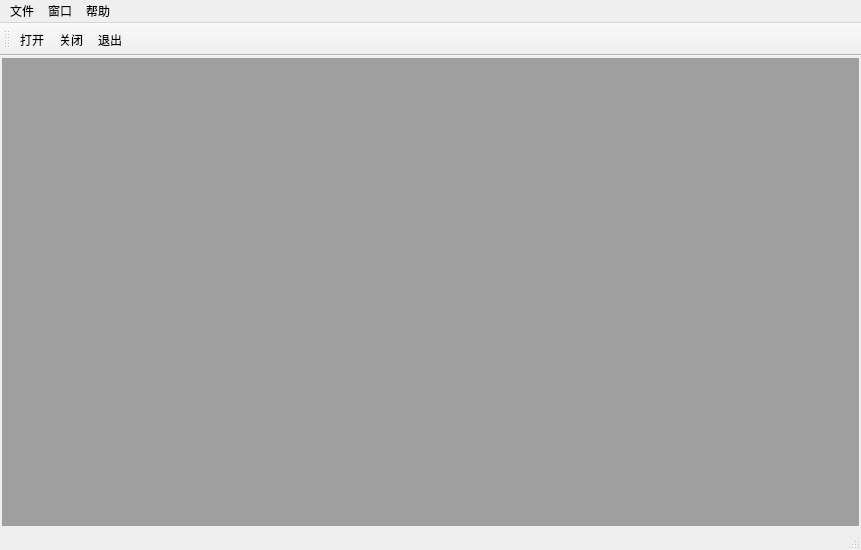
<?xml version="1.0" encoding="UTF-8"?>
<ui version="4.0">
 <class>MainWindowClass</class>
 <widget class="QMainWindow" name="MainWindowClass">
  <property name="geometry">
   <rect>
    <x>0</x>
    <y>0</y>
    <width>861</width>
    <height>550</height>
   </rect>
  </property>
  <property name="windowTitle">
   <string>Signal View</string>
  </property>
  <widget class="QWidget" name="centralWidget">
   <layout class="QVBoxLayout" name="verticalLayout_2">
    <property name="leftMargin">
     <number>2</number>
    </property>
    <property name="topMargin">
     <number>2</number>
    </property>
    <property name="rightMargin">
     <number>2</number>
    </property>
    <property name="bottomMargin">
     <number>2</number>
    </property>
    <item>
     <widget class="QMdiArea" name="mdiArea">
      <property name="focusPolicy">
       <enum>Qt::StrongFocus</enum>
      </property>
      <property name="viewMode">
       <enum>QMdiArea::TabbedView</enum>
      </property>
      <property name="tabsClosable">
       <bool>true</bool>
      </property>
     </widget>
    </item>
   </layout>
  </widget>
  <widget class="QMenuBar" name="menuBar">
   <property name="geometry">
    <rect>
     <x>0</x>
     <y>0</y>
     <width>861</width>
     <height>23</height>
    </rect>
   </property>
   <widget class="QMenu" name="menu">
    <property name="title">
     <string>文件</string>
    </property>
    <addaction name="actionOpen"/>
    <addaction name="actionClose"/>
    <addaction name="separator"/>
    <addaction name="actionExit"/>
   </widget>
   <widget class="QMenu" name="menu_2">
    <property name="title">
     <string>帮助</string>
    </property>
   </widget>
   <widget class="QMenu" name="menu_3">
    <property name="title">
     <string>窗口</string>
    </property>
    <addaction name="actionProjectPane"/>
   </widget>
   <addaction name="menu"/>
   <addaction name="menu_3"/>
   <addaction name="menu_2"/>
  </widget>
  <widget class="QToolBar" name="mainToolBar">
   <attribute name="toolBarArea">
    <enum>TopToolBarArea</enum>
   </attribute>
   <attribute name="toolBarBreak">
    <bool>false</bool>
   </attribute>
   <addaction name="actionOpen"/>
   <addaction name="actionClose"/>
   <addaction name="actionExit"/>
  </widget>
  <widget class="QStatusBar" name="statusBar"/>
  <action name="actionOpen">
   <property name="text">
    <string>打开</string>
   </property>
  </action>
  <action name="actionClose">
   <property name="text">
    <string>关闭</string>
   </property>
  </action>
  <action name="actionExit">
   <property name="text">
    <string>退出</string>
   </property>
  </action>
  <action name="actionProjectPane">
   <property name="checkable">
    <bool>true</bool>
   </property>
   <property name="checked">
    <bool>true</bool>
   </property>
   <property name="text">
    <string>项目</string>
   </property>
  </action>
 </widget>
 <layoutdefault spacing="6" margin="11"/>
 <resources>
  <include location="main_window.qrc"/>
 </resources>
 <connections>
  <connection>
   <sender>actionExit</sender>
   <signal>triggered()</signal>
   <receiver>MainWindowClass</receiver>
   <slot>close()</slot>
   <hints>
    <hint type="sourcelabel">
     <x>-1</x>
     <y>-1</y>
    </hint>
    <hint type="destinationlabel">
     <x>395</x>
     <y>274</y>
    </hint>
   </hints>
  </connection>
 </connections>
</ui>
